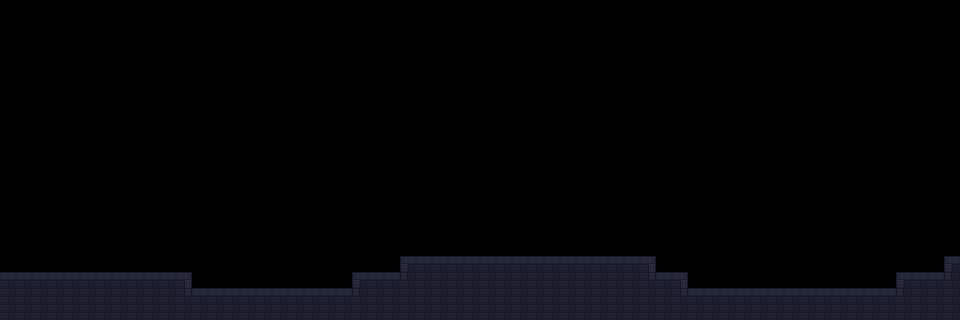

A level layout from a 2D game, rendered from its tile map. Below: a short description, then the map file with tile-grid data replaced by summaries:
An orthogonal 60x20 tile map with 16x16 px tiles, 8 tile layers (bkg_far, bkg_close, onoff-defaulton(blue), onoff-defaultoff(blue), ...), 3 tilesets.

<map version="1.10" tiledversion="1.11.0" orientation="orthogonal" renderorder="right-down" width="60" height="20" tilewidth="16" tileheight="16" infinite="0" nextlayerid="10" nextobjectid="1">
 <tileset firstgid="1" source="../../jail_wall.tsx" />
 <tileset firstgid="65" source="../../jail_block.tsx" />
 <tileset firstgid="129" source="../../onoff_block.tsx" />
 <layer id="4" name="bkg_far" width="60" height="20">
  <properties>
   <property name="unity:sortinglayer" value="Bkg_far" />
  </properties>
  <data>[1200 cells, 174 non-empty, 6 distinct tile ids]</data>
 </layer>
 <layer id="1" name="bkg_close" width="60" height="20">
  <properties>
   <property name="unity:sortinglayer" value="Bkg" />
  </properties>
  <data>[1200 cells, 0 non-empty, 0 distinct tile ids]</data>
 </layer>
 <layer id="6" name="onoff-defaulton(blue)" width="60" height="20">
  <properties>
   <property name="unity:layer" value="Ground" />
   <property name="unity:sortinglayer" value="Ground" />
   <property name="unity:tag" value="onoff-defaulton" />
  </properties>
  <data>[1200 cells, 0 non-empty, 0 distinct tile ids]</data>
 </layer>
 <layer id="7" name="onoff-defaultoff(blue)" width="60" height="20">
  <properties>
   <property name="unity:layer" value="Ground" />
   <property name="unity:sortinglayer" value="Ground" />
   <property name="unity:tag" value="onoff-defaultoff" />
  </properties>
  <data>[1200 cells, 0 non-empty, 0 distinct tile ids]</data>
 </layer>
 <layer id="9" name="onoff2-defaulton(purple)" width="60" height="20">
  <properties>
   <property name="unity:layer" value="Ground" />
   <property name="unity:sortinglayer" value="Ground" />
   <property name="unity:tag" value="onoff2-defaulton" />
  </properties>
  <data>[1200 cells, 0 non-empty, 0 distinct tile ids]</data>
 </layer>
 <layer id="8" name="onoff2-defaultoff(purple)" width="60" height="20">
  <properties>
   <property name="unity:layer" value="Ground" />
   <property name="unity:sortinglayer" value="Ground" />
   <property name="unity:tag" value="onoff2-defaultoff" />
  </properties>
  <data>[1200 cells, 0 non-empty, 0 distinct tile ids]</data>
 </layer>
 <layer id="2" name="ground" width="60" height="20">
  <properties>
   <property name="unity:layer" value="Ground" />
   <property name="unity:sortinglayer" value="Ground" />
  </properties>
  <data>[1200 cells, 0 non-empty, 0 distinct tile ids]</data>
 </layer>
 <layer id="3" name="foreground" width="60" height="20">
  <properties>
   <property name="unity:sortinglayer" value="Foreground" />
  </properties>
  <data>[1200 cells, 0 non-empty, 0 distinct tile ids]</data>
 </layer>
</map>
